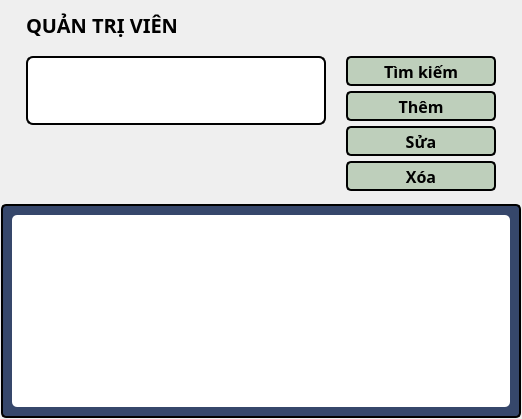
            <widget class="QWidget" name="admins_page">
             <layout class="QVBoxLayout" name="verticalLayout_3">
              <property name="spacing">
               <number>3</number>
              </property>
              <property name="leftMargin">
               <number>1</number>
              </property>
              <property name="topMargin">
               <number>1</number>
              </property>
              <property name="rightMargin">
               <number>1</number>
              </property>
              <property name="bottomMargin">
               <number>1</number>
              </property>
              <item>
               <widget class="QWidget" name="admins_controllers" native="true">
                <property name="maximumSize">
                 <size>
                  <width>16777215</width>
                  <height>200</height>
                 </size>
                </property>
                <property name="autoFillBackground">
                 <bool>false</bool>
                </property>
                <layout class="QVBoxLayout" name="verticalLayout_28">
                 <property name="spacing">
                  <number>0</number>
                 </property>
                 <property name="bottomMargin">
                  <number>0</number>
                 </property>
                 <item>
                  <widget class="QLabel" name="admins_label">
                   <property name="minimumSize">
                    <size>
                     <width>0</width>
                     <height>30</height>
                    </size>
                   </property>
                   <property name="maximumSize">
                    <size>
                     <width>16777215</width>
                     <height>30</height>
                    </size>
                   </property>
                   <property name="font">
                    <font>
                     <family>Cascadia Mono SemiBold</family>
                     <pointsize>15</pointsize>
                     <weight>75</weight>
                     <bold>true</bold>
                     <underline>false</underline>
                     <strikeout>false</strikeout>
                    </font>
                   </property>
                   <property name="layoutDirection">
                    <enum>Qt::LeftToRight</enum>
                   </property>
                   <property name="styleSheet">
                    <string notr="true">color: rgb(0, 0, 0);
padding-left: 10px;
font-weight: bold;
font-size: 15pt;</string>
                   </property>
                   <property name="text">
                    <string>QUẢN TRỊ VIÊN</string>
                   </property>
                   <property name="alignment">
                    <set>Qt::AlignLeading|Qt::AlignLeft|Qt::AlignVCenter</set>
                   </property>
                  </widget>
                 </item>
                 <item>
                  <widget class="QWidget" name="widget_16" native="true">
                   <property name="minimumSize">
                    <size>
                     <width>0</width>
                     <height>150</height>
                    </size>
                   </property>
                   <layout class="QHBoxLayout" name="horizontalLayout_13">
                    <property name="bottomMargin">
                     <number>0</number>
                    </property>
                    <item>
                     <widget class="QWidget" name="widget_17" native="true">
                      <layout class="QVBoxLayout" name="verticalLayout_30">
                       <property name="spacing">
                        <number>5</number>
                       </property>
                       <property name="leftMargin">
                        <number>7</number>
                       </property>
                       <property name="topMargin">
                        <number>7</number>
                       </property>
                       <property name="rightMargin">
                        <number>7</number>
                       </property>
                       <property name="bottomMargin">
                        <number>7</number>
                       </property>
                       <item>
                        <widget class="QLineEdit" name="admins_input">
                         <property name="sizePolicy">
                          <sizepolicy hsizetype="Expanding" vsizetype="Expanding">
                           <horstretch>0</horstretch>
                           <verstretch>0</verstretch>
                          </sizepolicy>
                         </property>
                         <property name="minimumSize">
                          <size>
                           <width>300</width>
                           <height>30</height>
                          </size>
                         </property>
                         <property name="font">
                          <font>
                           <family>Cascadia Code</family>
                           <pointsize>10</pointsize>
                          </font>
                         </property>
                         <property name="styleSheet">
                          <string notr="true">background-color: rgb(255, 255, 255);
border-radius: 7px;
border: 2px solid #000;</string>
                         </property>
                         <property name="inputMask">
                          <string/>
                         </property>
                         <property name="text">
                          <string/>
                         </property>
                        </widget>
                       </item>
                       <item>
                        <spacer name="verticalSpacer_10">
                         <property name="orientation">
                          <enum>Qt::Vertical</enum>
                         </property>
                         <property name="sizeHint" stdset="0">
                          <size>
                           <width>20</width>
                           <height>46</height>
                          </size>
                         </property>
                        </spacer>
                       </item>
                      </layout>
                     </widget>
                    </item>
                    <item>
                     <widget class="QWidget" name="widget_18" native="true">
                      <property name="minimumSize">
                       <size>
                        <width>150</width>
                        <height>0</height>
                       </size>
                      </property>
                      <layout class="QVBoxLayout" name="verticalLayout_31">
                       <property name="spacing">
                        <number>5</number>
                       </property>
                       <property name="leftMargin">
                        <number>7</number>
                       </property>
                       <property name="topMargin">
                        <number>7</number>
                       </property>
                       <property name="rightMargin">
                        <number>7</number>
                       </property>
                       <property name="bottomMargin">
                        <number>7</number>
                       </property>
                       <item>
                        <widget class="QPushButton" name="admins_search_btn">
                         <property name="minimumSize">
                          <size>
                           <width>150</width>
                           <height>30</height>
                          </size>
                         </property>
                         <property name="maximumSize">
                          <size>
                           <width>10</width>
                           <height>30</height>
                          </size>
                         </property>
                         <property name="font">
                          <font>
                           <family>Cascadia Code</family>
                           <pointsize>12</pointsize>
                           <weight>75</weight>
                           <bold>true</bold>
                          </font>
                         </property>
                         <property name="styleSheet">
                          <string notr="true">background-color: rgb(190,207,187);
color: rgb(0,0,0);
border-radius: 5px;
border: 2px solid #000;
font-weight: bold;
font-size: 12pt;</string>
                         </property>
                         <property name="text">
                          <string>Tìm kiếm</string>
                         </property>
                         <property name="iconSize">
                          <size>
                           <width>25</width>
                           <height>25</height>
                          </size>
                         </property>
                        </widget>
                       </item>
                       <item>
                        <widget class="QPushButton" name="admins_add_btn">
                         <property name="minimumSize">
                          <size>
                           <width>150</width>
                           <height>30</height>
                          </size>
                         </property>
                         <property name="maximumSize">
                          <size>
                           <width>150</width>
                           <height>30</height>
                          </size>
                         </property>
                         <property name="font">
                          <font>
                           <family>Cascadia Code</family>
                           <pointsize>12</pointsize>
                           <weight>75</weight>
                           <bold>true</bold>
                          </font>
                         </property>
                         <property name="styleSheet">
                          <string notr="true">background-color: rgb(190,207,187);
color: rgb(0,0,0);
border-radius: 5px;
border: 2px solid #000;
font-weight: bold;
font-size: 12pt;</string>
                         </property>
                         <property name="text">
                          <string>Thêm</string>
                         </property>
                         <property name="icon">
                          <iconset>
                           <normaloff>:/icons/zap.svg</normaloff>:/icons/zap.svg</iconset>
                         </property>
                         <property name="iconSize">
                          <size>
                           <width>25</width>
                           <height>25</height>
                          </size>
                         </property>
                        </widget>
                       </item>
                       <item>
                        <widget class="QPushButton" name="admins_edit_btn">
                         <property name="minimumSize">
                          <size>
                           <width>150</width>
                           <height>30</height>
                          </size>
                         </property>
                         <property name="maximumSize">
                          <size>
                           <width>150</width>
                           <height>30</height>
                          </size>
                         </property>
                         <property name="font">
                          <font>
                           <family>Cascadia Code</family>
                           <pointsize>12</pointsize>
                           <weight>75</weight>
                           <bold>true</bold>
                          </font>
                         </property>
                         <property name="styleSheet">
                          <string notr="true">background-color: rgb(190,207,187);
color: rgb(0,0,0);
border-radius: 5px;
border: 2px solid #000;
font-weight: bold;
font-size: 12pt;</string>
                         </property>
                         <property name="text">
                          <string>Sửa</string>
                         </property>
                         <property name="icon">
                          <iconset>
                           <normaloff>:/icons/zap.svg</normaloff>:/icons/zap.svg</iconset>
                         </property>
                         <property name="iconSize">
                          <size>
                           <width>25</width>
                           <height>25</height>
                          </size>
                         </property>
                        </widget>
                       </item>
                       <item>
                        <widget class="QPushButton" name="admins_del_btn">
                         <property name="minimumSize">
                          <size>
                           <width>150</width>
                           <height>30</height>
                          </size>
                         </property>
                         <property name="maximumSize">
                          <size>
                           <width>150</width>
                           <height>30</height>
                          </size>
                         </property>
                         <property name="font">
                          <font>
                           <family>Cascadia Code</family>
                           <pointsize>12</pointsize>
                           <weight>75</weight>
                           <bold>true</bold>
                          </font>
                         </property>
                         <property name="styleSheet">
                          <string notr="true">background-color: rgb(190,207,187);
color: rgb(0,0,0);
border-radius: 5px;
border: 2px solid #000;
font-weight: bold;
font-size: 12pt;</string>
                         </property>
                         <property name="text">
                          <string>Xóa</string>
                         </property>
                         <property name="icon">
                          <iconset>
                           <normaloff>:/icons/zap.svg</normaloff>:/icons/zap.svg</iconset>
                         </property>
                         <property name="iconSize">
                          <size>
                           <width>25</width>
                           <height>25</height>
                          </size>
                         </property>
                        </widget>
                       </item>
                       <item>
                        <spacer name="verticalSpacer_11">
                         <property name="orientation">
                          <enum>Qt::Vertical</enum>
                         </property>
                         <property name="sizeHint" stdset="0">
                          <size>
                           <width>20</width>
                           <height>40</height>
                          </size>
                         </property>
                        </spacer>
                       </item>
                      </layout>
                     </widget>
                    </item>
                   </layout>
                  </widget>
                 </item>
                </layout>
               </widget>
              </item>
              <item>
               <widget class="QWidget" name="admins_view" native="true">
                <property name="font">
                 <font>
                  <family>Cascadia Code</family>
                 </font>
                </property>
                <property name="styleSheet">
                 <string notr="true">border-radius: 5px;
background-color:rgb(54, 71, 107); 
border-radius: 5px;
border: 2px solid #000;
</string>
                </property>
                <layout class="QVBoxLayout" name="verticalLayout_32">
                 <property name="spacing">
                  <number>0</number>
                 </property>
                 <property name="leftMargin">
                  <number>11</number>
                 </property>
                 <property name="topMargin">
                  <number>11</number>
                 </property>
                 <property name="rightMargin">
                  <number>11</number>
                 </property>
                 <property name="bottomMargin">
                  <number>11</number>
                 </property>
                 <item>
                  <widget class="QTableWidget" name="admins_table">
                   <property name="font">
                    <font>
                     <family>Cascadia Code</family>
                    </font>
                   </property>
                   <property name="styleSheet">
                    <string notr="true">border-radius: 5px;
border: 0px;
background-color: rgb(255, 255, 255);</string>
                   </property>
                   <property name="verticalScrollMode">
                    <enum>QAbstractItemView::ScrollPerPixel</enum>
                   </property>
                   <property name="horizontalScrollMode">
                    <enum>QAbstractItemView::ScrollPerPixel</enum>
                   </property>
                  </widget>
                 </item>
                </layout>
               </widget>
              </item>
             </layout>
            </widget>
